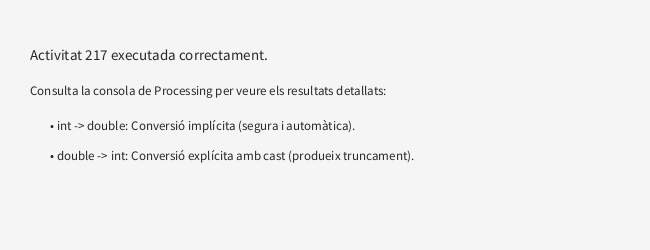
Frame 1 (no input)
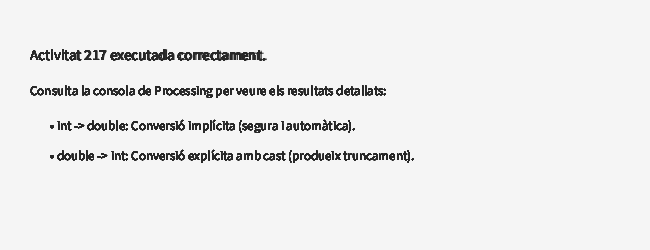
Frame 60 (the mouse pressed at the canvas centre just before this capture)
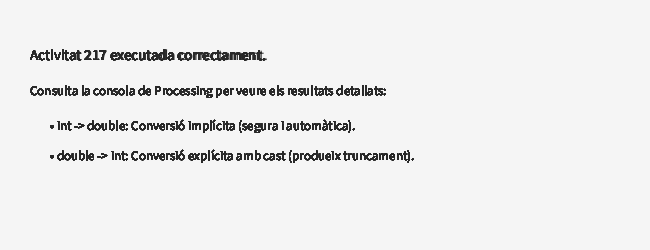
Frame 120 (the mouse held since frame 60 and released just before this capture)

The Processing sketch that drew these frames (run headless with seeded random() and noise(); from frame 60 on, the mouse is pressed at the canvas centre):

// Processing sketch: act217
// ── act217.pde
/**
 * -------------------------------------------------------------------
 * TÍTOL: Activitat 217 - Conversions de Tipus de Dades (Implícita i Explícita)
 * DESCRIPCIÓ: Programa per practicar l'ampliació automàtica de tipus (widening)
 *            i el cast explícit amb pèrdua de precisió per truncament (narrowing).
 * -------------------------------------------------------------------
 */

void setup() {
  size(650, 250);
  background(245);

  // =========================================================================
  // PAS 1: Declaració d'una variable int amb un valor qualsevol
  // =========================================================================
  int quantitatPunts = 150;

  // =========================================================================
  // PAS 2: Conversió implícita (de int a double)
  // =========================================================================
  // No cal fer cap operació especial (cast explícit) perquè el tipus double
  // té més capacitat que el tipus int. Java fa la conversió automàticament.
  double puntsTotalsDouble = quantitatPunts;

  // =========================================================================
  // PAS 3: Declaració d'una variable double i conversió explícita (de double a int)
  // =========================================================================
  double preuArticleOriginal = 49.99;
  
  // Per passar de double a int, OBLIGATÒRIAMENT hem de fer un cast explícit (int).
  // Això passa perquè estem intentant encabir un tipus més gran dins d'un de més petit.
  // Conseqüència: Es perd tota la part decimal per truncament (no s'arrodoneix, s'elimina).
  int preuEnterConvertit = (int) preuArticleOriginal;

  // =========================================================================
  // PAS 4: Mostrar els resultats per la consola (println)
  // =========================================================================
  println("==================================================");
  println("     RESULTATS DE LES CONVERSIONS DE DADES        ");
  println("==================================================");
  println("1. CONVERSIÓ IMPLÍCITA (int -> double):");
  println("   - Valor original enter (int): " + quantitatPunts);
  println("   - Valor convertit (double):   " + puntsTotalsDouble);
  println("--------------------------------------------------");
  println("2. CONVERSIÓ EXPLÍCITA / CAST (double -> int):");
  println("   - Valor original amb decimals (double): " + preuArticleOriginal);
  println("   - Valor convertit amb cast (int):       " + preuEnterConvertit);
  println("     * ATENCIÓ: S'ha perdut la part decimal (.99).");
  println("==================================================");
}

void draw() {
  // Representació gràfica d'informació a la finestra de Processing
  fill(40);
  textSize(15);
  text("Activitat 217 executada correctament.", 30, 60);
  textSize(13);
  text("Consulta la consola de Processing per veure els resultats detallats:", 30, 95);
  text("• int -> double: Conversió implícita (segura i automàtica).", 50, 130);
  text("• double -> int: Conversió explícita amb cast (produeix truncament).", 50, 160);
}
